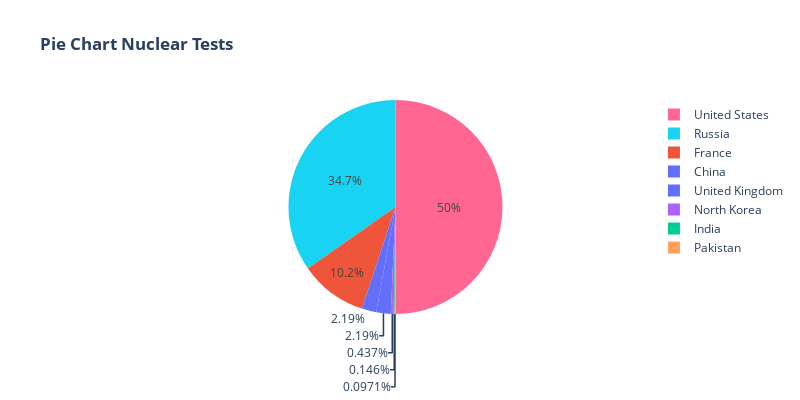

Notebook code cell kept with this figure:
### Markdown cell above
#### CHART 3: PIE CHART SHOWING PERCENTAGE OF WHOLE
I would create a pie chart showing the percentage each country has used in wuclear Weapons testing from 1945-2019

### Code cell
# Create Chart
fig = px.pie(total, 'country_name',
             'nuclear_weapons_tests',
             color = 'nuclear_weapons_tests',
              title = '<b>Pie Chart Nuclear Tests</b>',
             width=800, height=400)


# Display Plot
fig.show()

### Figure 1 — Plotly figure (JSON) as saved in the notebook; plotly's stock layout.template omitted (floating-point values rounded to 4 significant figures)
{"data": [{"customdata": [[45], [210], [3], [9], [2], [715], [45], [1030]], "domain": {"x": [0, 1], "y": [0, 1]}, "hovertemplate": "country_name=%{label}<br>nuclear_weapons_tests=%{customdata[0]}<extra></extra>", "labels": ["China", "France", "India", "North Korea", "Pakistan", "Russia", "United Kingdom", "United States"], "legendgroup": "", "marker": {"colors": ["#636efa", "#EF553B", "#00cc96", "#ab63fa", "#FFA15A", "#19d3f3", "#636efa", "#FF6692"]}, "name": "", "showlegend": true, "type": "pie", "values": [45, 210, 3, 9, 2, 715, 45, 1030]}], "layout": {"height": 400, "legend": {"tracegroupgap": 0}, "title": {"text": "<b>Pie Chart Nuclear Tests</b>"}, "width": 800}}
